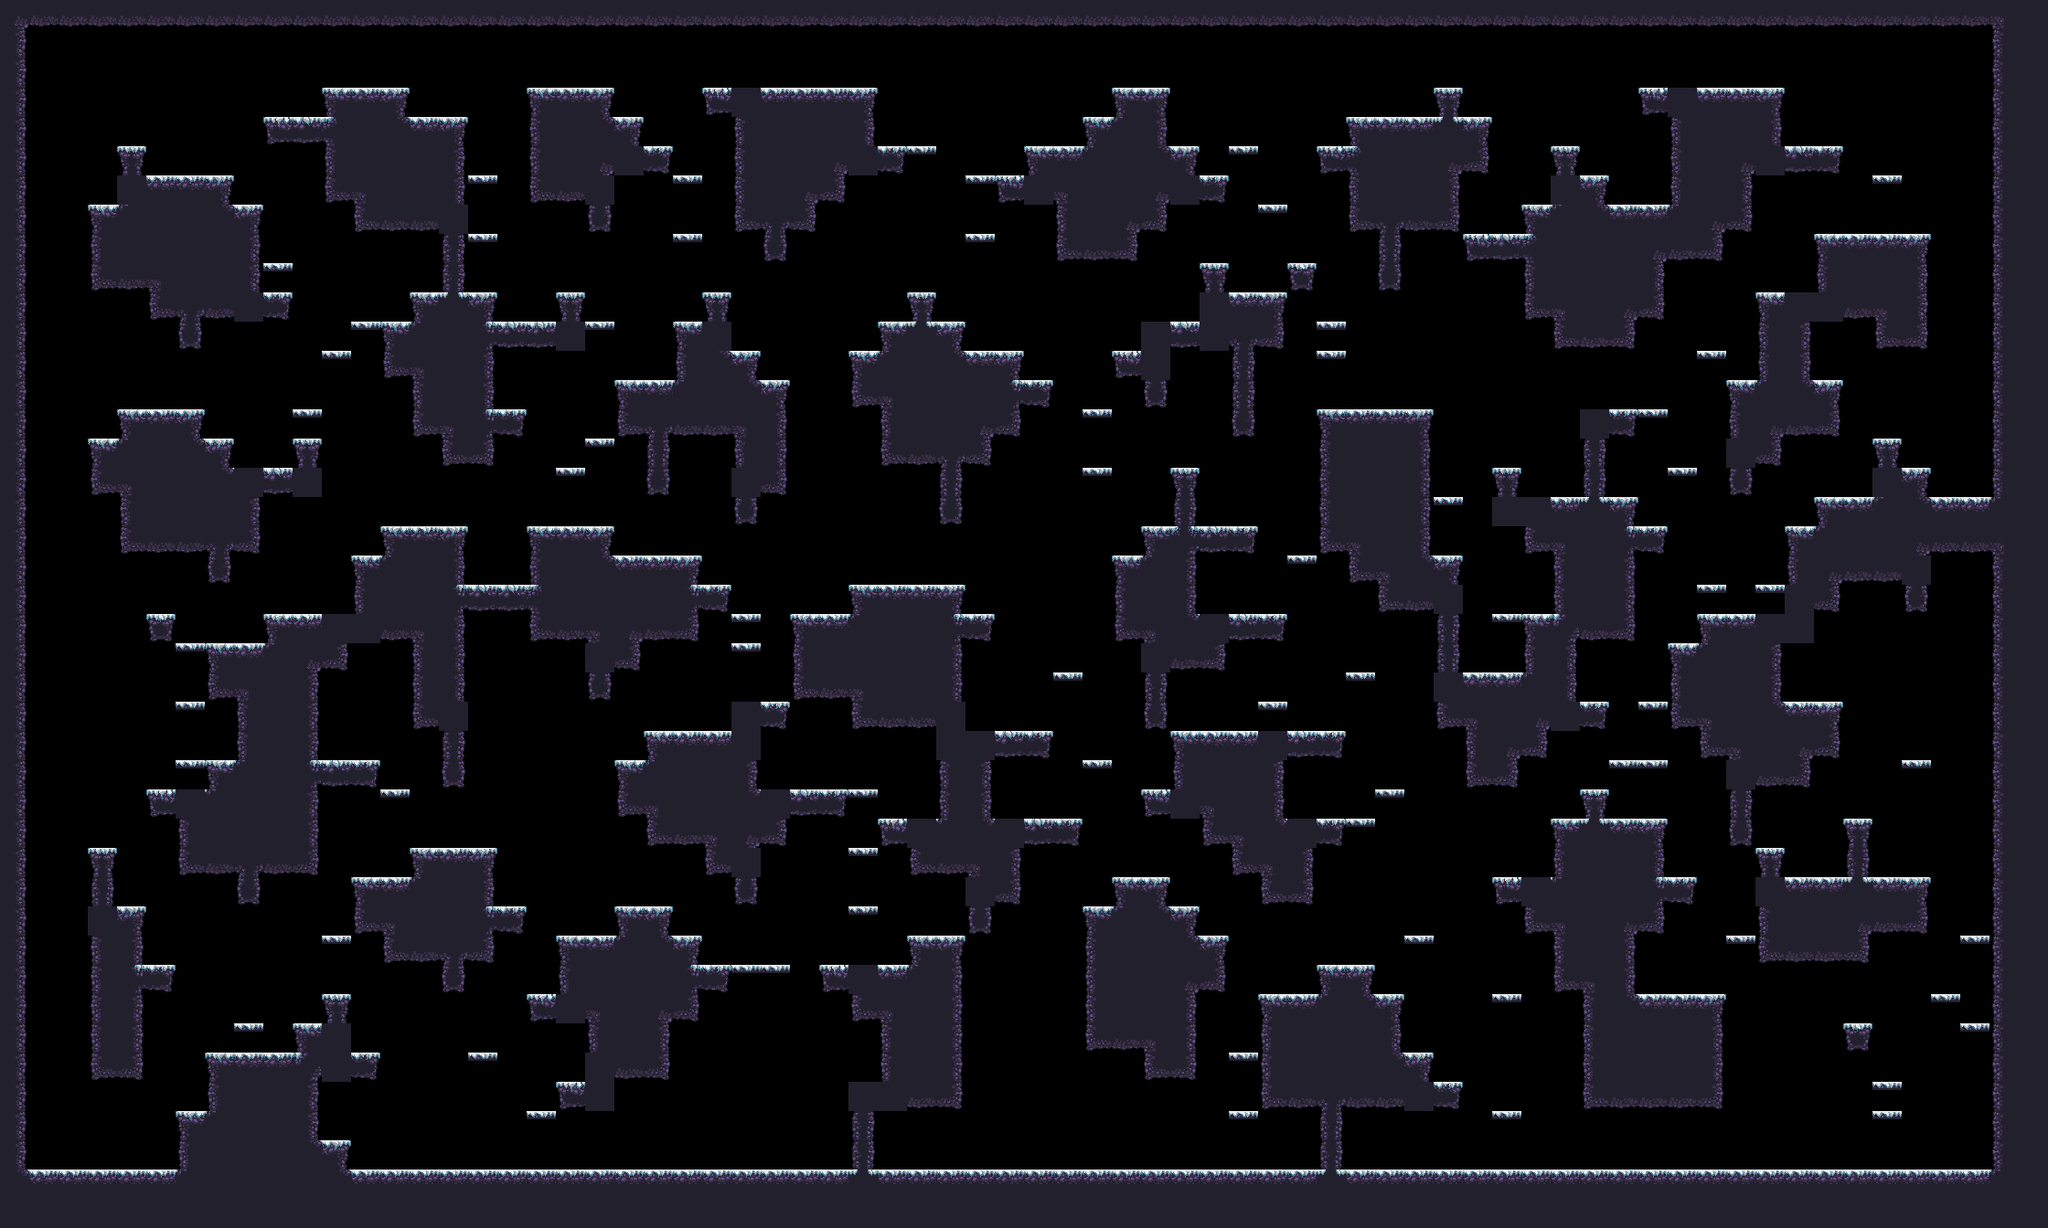

A level layout from a 2D game, rendered from its tile map. Below: a short description, then the map file with tile-grid data replaced by summaries:
An orthogonal 70x42 tile map with 32x32 px tiles, 1 tile layer (main) and 17 objects (9x spawn, spawnPlayer0, spawnCrown0, spawnPlayer1, spawnCrown1, ...).

<map compressionlevel="0" height="42" infinite="0" nextlayerid="3" nextobjectid="4" orientation="orthogonal" renderorder="right-down" tiledversion="1.3.2" tileheight="32" tilewidth="32" version="1.2" width="70">
 <tileset firstgid="1" source="forest_winter_tile_set.tsx" />
 <layer height="42" id="1" name="main" width="70">
  <data>[2940 cells, 1307 non-empty, 27 distinct tile ids]</data>
 </layer>
 <objectgroup id="2" name="objects"><object id="1" name="spawnPlayer0" x="192" y="144.0" /><object id="2" name="spawnCrown0" x="160" y="112.0" /><object id="3" name="spawnPlayer1" x="1984" y="112.0" /><object id="4" name="spawnCrown1" x="2016" y="112.0" /><object id="5" name="spawnPlayer2" x="96" y="1232.0" /><object id="6" name="spawnCrown2" x="64" y="1232.0" /><object id="7" name="spawnPlayer3" x="2144" y="1232.0" /><object id="8" name="spawnCrown3" x="2080" y="1232.0" /><object id="9" name="spawn" x="1920" y="624.0" /><object id="10" name="spawn" x="1216" y="1232.0" /><object id="11" name="spawn" x="736" y="1232.0" /><object id="12" name="spawn" x="2080" y="912.0" /><object id="13" name="spawn" x="1280" y="304.0" /><object id="14" name="spawn" x="1376" y="752.0" /><object id="15" name="spawn" x="1824" y="656.0" /><object id="16" name="spawn" x="1248" y="528.0" /><object id="17" name="spawn" x="1184" y="1232.0" /></objectgroup></map>
